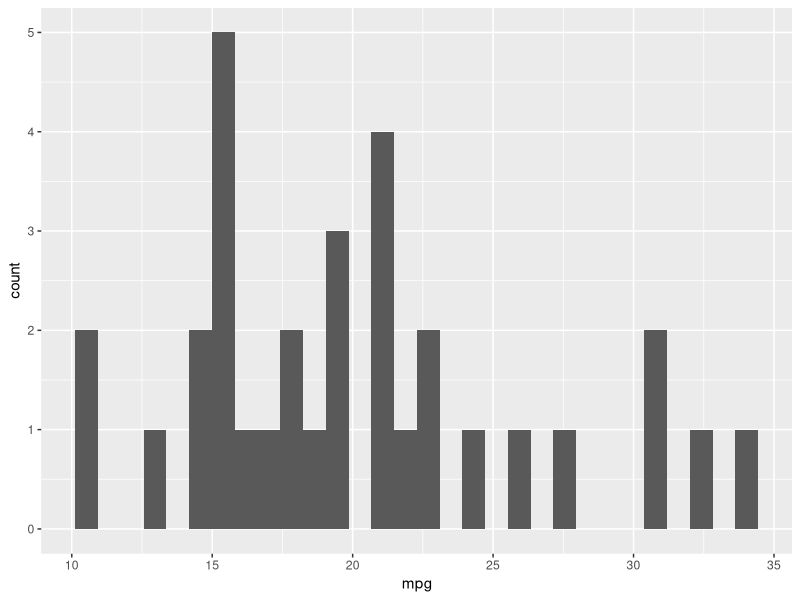
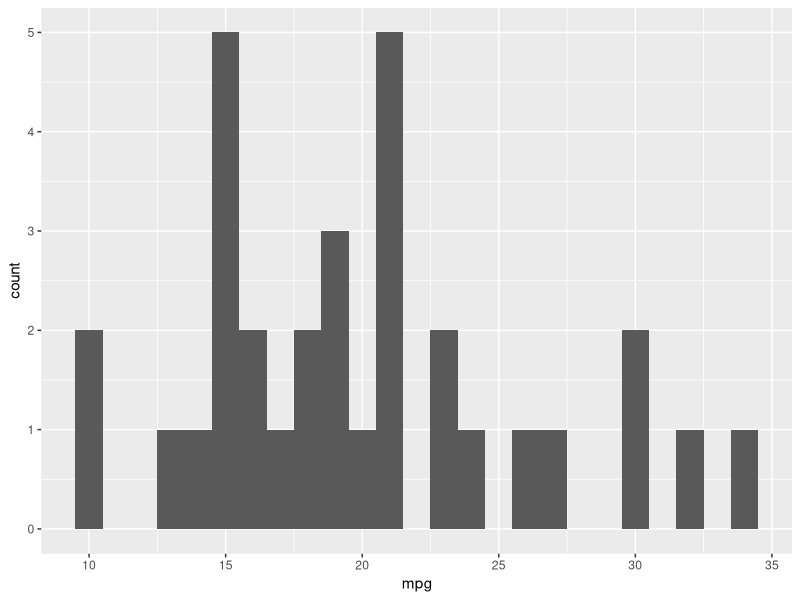
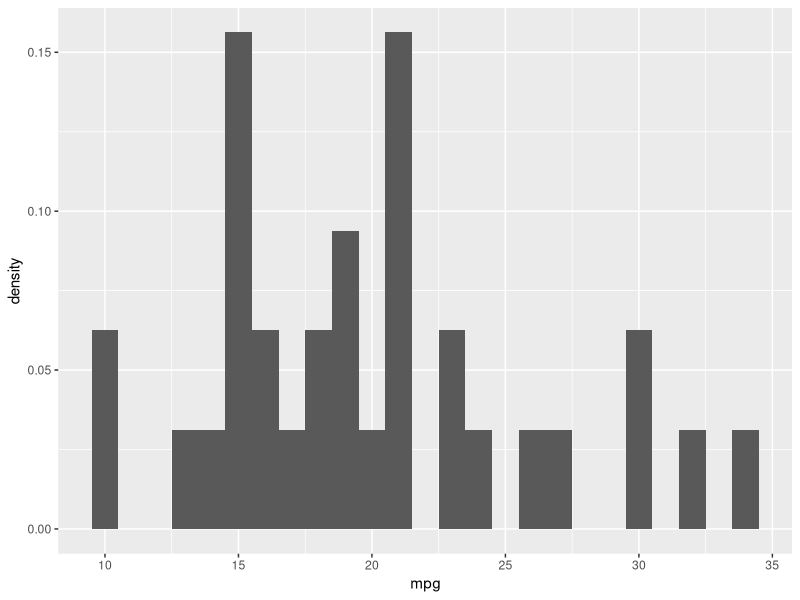
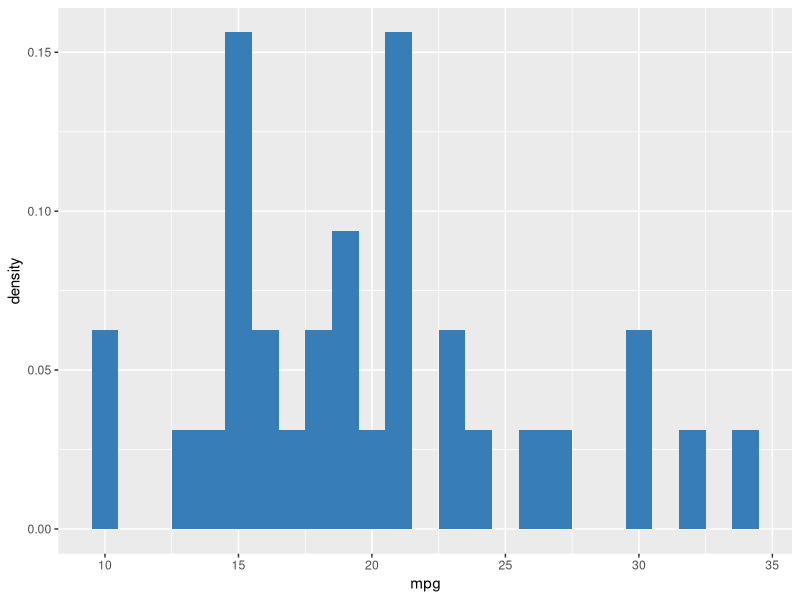
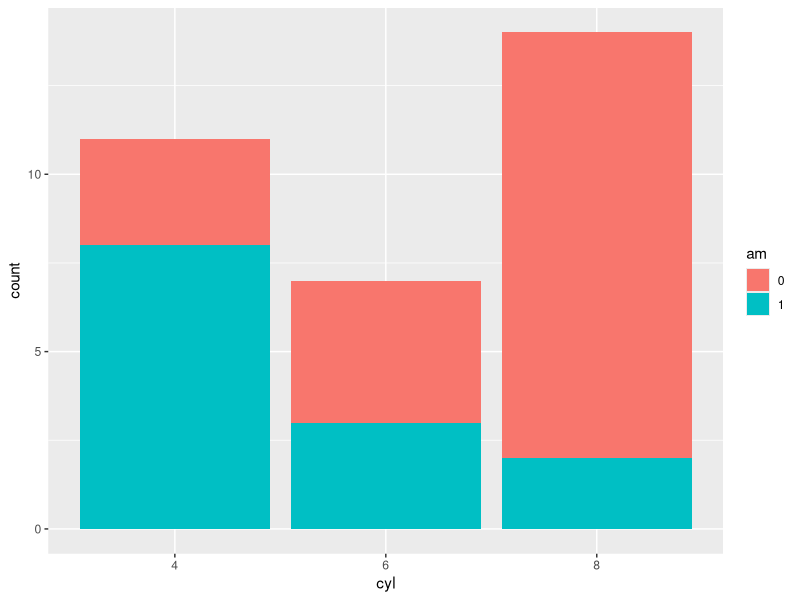
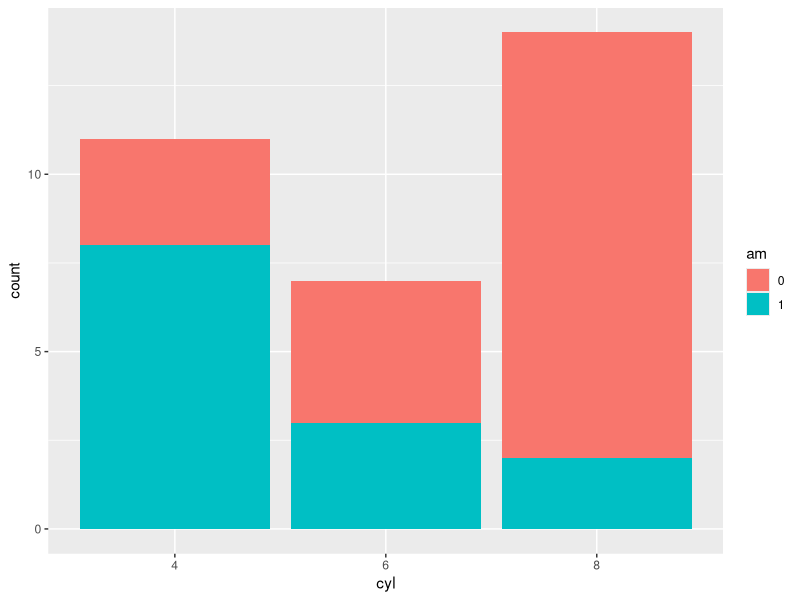
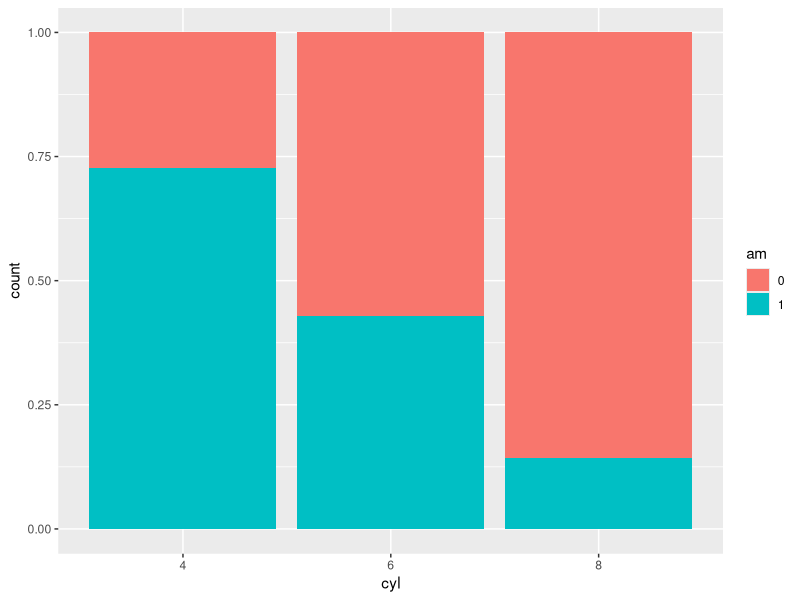
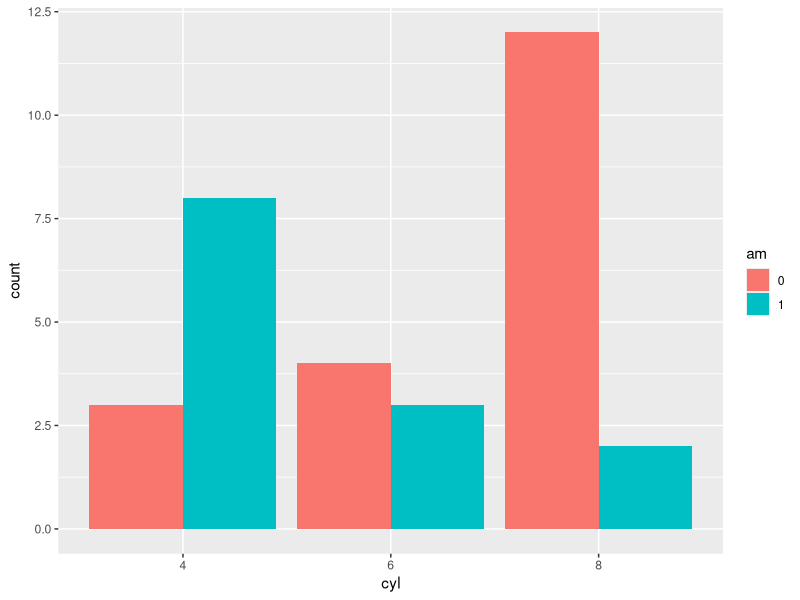

Source code (R) for these figures, in order:
# Load the ggplot2 package
library(ggplot2)

## Histograms

# Make a univariate histogram
ggplot(mtcars, aes(x = mpg)) +
  geom_histogram()

# Plot 1, plus set binwidth to 1 in the geom layer
ggplot(mtcars, aes(x = mpg)) +
  geom_histogram(binwidth = 1)

# Plot 2, plus MAP ..density.. to the y aesthetic (i.e. in a second aes() function)
ggplot(mtcars, aes(x = mpg)) +
  geom_histogram(aes(y= ..density..),binwidth = 1)

# plot 3, plus SET the fill attribute to "#377EB8"
ggplot(mtcars, aes(x = mpg)) +
  geom_histogram(aes(y= ..density..),binwidth = 1, fill = "#377EB8")


## Position

# Change cyl inside mtcars to a factor
mtcars$cyl <- as.factor(mtcars$cyl) 

# Change am inside mtcars to a factor
mtcars$am <- as.factor(mtcars$am)

# Draw a bar plot of cyl, filled according to am
ggplot(mtcars, aes(x = cyl, fill = am)) +
  geom_bar()

# Change the position argument to stack
ggplot(mtcars, aes(x = cyl, fill = am)) +
  geom_bar(position = "stack")

# Change the position argument to fill
ggplot(mtcars, aes(x = cyl, fill = am)) +
  geom_bar(position = "fill")

# Change the position argument to dodge
ggplot(mtcars, aes(x = cyl, fill = am)) +
  geom_bar(position = "dodge")


## Overlapping bar plots

# Define posn_d with position_dodge()
posn_d <- position_dodge(width = 0.2)

# Change the position argument to posn_d
ggplot(mtcars, aes(x = cyl, fill = am)) +
  geom_bar(position = posn_d)

# Use posn_d as position and adjust alpha to 0.6
ggplot(mtcars, aes(x = cyl, fill = am)) +
  geom_bar(position = posn_d, alpha = 0.6)


## Overlapping histograms

# A basic histogram, add coloring defined by cyl
ggplot(mtcars, aes(mpg, fill = cyl)) +
  geom_histogram(binwidth = 1)

# Change position to identity
ggplot(mtcars, aes(mpg, fill = cyl)) +
  geom_histogram(binwidth = 1, position = "identity")

# Change geom to freqpoly (position is identity by default)
ggplot(mtcars, aes(mpg, col = cyl)) +
  geom_freqpoly(binwidth = 1, position = "identity")


## Bar plots with color ramp 

# Example of how to use a brewed color palette
ggplot(mtcars, aes(x = cyl, fill = am)) +
  geom_bar() +
  scale_fill_brewer(palette = "Set1")

# Load the car package
library(car)

# Use str() on Vocab to check out the structure
str(Vocab)

# Plot education on x and vocabulary on fill
# Use the default brewed color palette
ggplot(Vocab, aes(x = factor(education), fill = factor(vocabulary))) + 
  geom_bar(position = "fill") + 
  scale_fill_brewer(palette = "Set1")

# Load the RColorBrewer package
library(RColorBrewer)

# Definition of a set of blue colors
blues <- brewer.pal(9, "Blues") # from the RColorBrewer package

# Make a color range using colorRampPalette() and the set of blues
blue_range <- colorRampPalette(blues)

# Use blue_range to adjust the color of the bars, use scale_fill_manual()
ggplot(Vocab, aes(x = factor(education), fill = factor(vocabulary))) +
  geom_bar(position = "fill") +
  scale_fill_manual(values = blue_range(11))


## Overlapping histograms(2)

# Basic histogram plot command
ggplot(mtcars, aes(mpg)) +
  geom_histogram(binwidth = 1)

# Plot 1, Expand aesthetics: am onto fill
ggplot(mtcars, aes(mpg, fill = am)) +
  geom_histogram(binwidth = 1)

# Plot 2, change position = "dodge"
ggplot(mtcars, aes(mpg, fill = am)) +
  geom_histogram(binwidth = 1, position = "dodge")

# Plot 3, change position = "fill"
ggplot(mtcars, aes(mpg, fill = am)) +
  geom_histogram(binwidth = 1, position = "fill")

# Plot 4, plus change position = "identity" and alpha = 0.4
ggplot(mtcars, aes(mpg, fill = am)) +
  geom_histogram(binwidth = 1, position = "identity", alpha = 0.4)

# Plot 5, plus change mapping: cyl onto fill
ggplot(mtcars, aes(mpg, fill = cyl)) +
  geom_histogram(binwidth = 1, position = "identity", alpha = 0.4)
